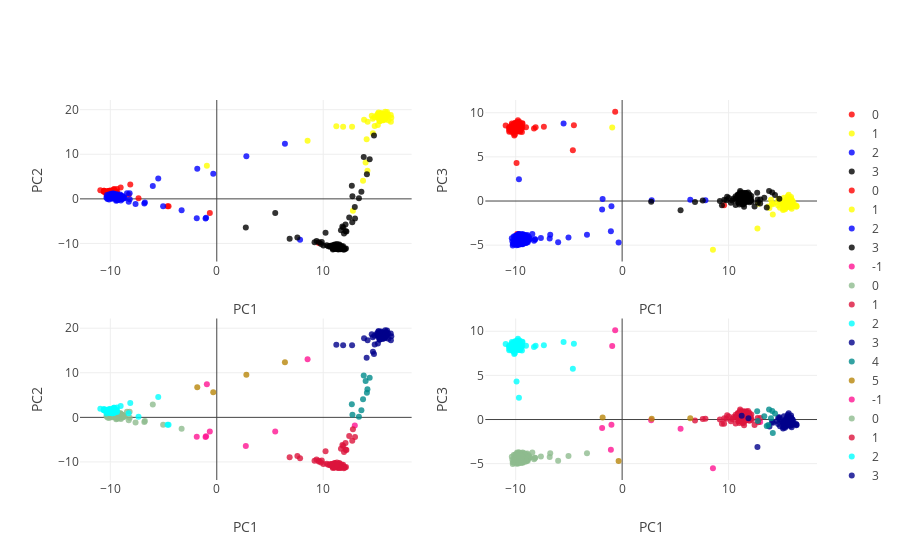

This figure's notebook cell:
### Code cell
Haplotypes= np.concatenate(tuple([SequenceStore[1][x] for x in SequenceStore[1].keys()]), axis=1)

from structure_tools.mstutorial_tools import Haplotype_MSlabs


fig, feats, label_select= Haplotype_MSlabs(Haplotypes,label_vector)
iplot(fig)
